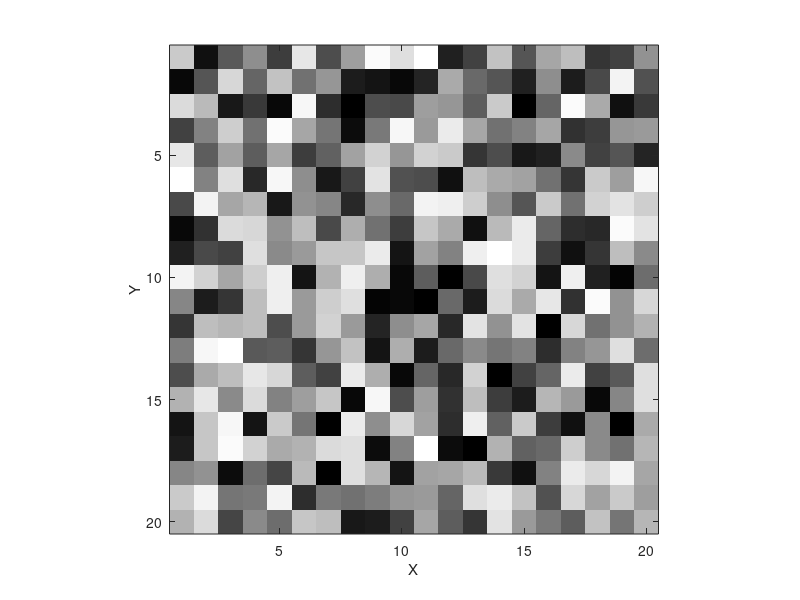

Reproduce this figure in MATLAB. (Note: this script raises an error after producing the figure.)
%
% Signal & Image Processing
% Assignment, week 1
% Casper B. Hansen, fvx507
%

%% assignment 1.1

figure(1);                              % start figure 1
img = rand(20);                         % generate greyscale image
imshow(img), imagesc(img);              % show and scale the image
axis image, xlabel('X'); ylabel('Y');   % set x and y axis labels

[y, x] = ginput(1);                     % take cursor input
img(uint8(x), uint8(y)) = 0;            % read position, set it to black

imshow(img), imagesc(img);              % show and scale the image
axis image, xlabel('X'); ylabel('Y');   % set x and y axis labels
clear all;                              % fixes title rewrite bug

%% assignment 1.2

img = imread('images/cell.tif');

subplot(1,3,1), imshow(img), title('imshow');
subplot(1,3,2), image(img), title('image');
subplot(1,3,3), imagesc(img), title('imagesc');
colormap(jet);

%% assignment 1.3

img = imread('images/cameraman.tif');   % read in grey-scale image

for bit = 1:8                               % loop through bits 1-8
    plane = bitget(img, bit);               % get bit plane at current
    subplot(2, 4, bit), imshow(plane, []);  % subplot current bit plane
    title(strcat('Bit', num2str(bit)))      % add title
end

%% assignment 1.4

img = imread('Profile.jpg');    % read in RGB image
hsv = rgb2hsv(img);
components = ['H', 'S', 'V'];   % define component array 

subplot(1,5,1), imshow(img); axis image; title('RGB');  % plot RGB
subplot(1,5,2), imshow(hsv); axis image; title('HSV');  % plot HSV
for c = 1:3
    subplot(1,5,c+2), imshow(hsv(:,:,c));               % plot component
    title(components(c));                               % component title
end

%% assignment 1.5

img = imread('Profile.jpg');        % read in RGB image

figure (1);      % figure 1, scaling
low = imresize(img, 0.1);           % scale by 0.08
squeeze = imresize(img, [64 128]);  % squeezed y-axis
upscale = imresize(low, 10);        % upscaled

subplot(1,3,1), imshow(low); axis image; title('Low Resolution');
subplot(1,3,2), imshow(squeeze); axis image; title('Squeezed');
subplot(1,3,3), imshow(upscale); axis image; title('Up-scaled');

figure (2);     % figure 1, interpolation
tic, nearest  = imresize(low, 10, 'nearest'); toc   % 6.830 ms
tic, bilinear = imresize(low, 10, 'bilinear'); toc  % 21.617 ms
tic, bicubic  = imresize(low, 10, 'bicubic'); toc   % 40.825 ms

subplot(1,3,1), imshow(nearest); axis image; title('Nearest');
subplot(1,3,2), imshow(bilinear); axis image; title('Bilinear');
subplot(1,3,3), imshow(bicubic); axis image; title('Bicubic');

%% assignment 1.6

img = imread('images/railway.png');     % read in an image
imfinfo('images/railway.png')
imtool(img)

%% assignment 1.7

A = imread('images/rice.png');
B = imread('images/cameraman.tif');
C = imadd(A, B); D = imadd(A, B, 'uint16');
E = imsubtract(A, B);

subplot(1,3,1), imagesc(C), axis image, title('imadd 8-bit');
subplot(1,3,2), imagesc(D), axis image, title('imadd 16-bit');
subplot(1,3,3), imagesc(E), axis image, title('imsubtract');

%% assignment 1.8

A = cell(1,10);
B = cell(1,9);

for i = 1:10
    if i < 10
        A{i} = imread(strcat('images/AT3_1m4_0', num2str(i), '.tif'))
    else
        A{i} = imread(strcat('images/AT3_1m4_', num2str(i), '.tif'))
    end
end

for i = 1:9
    img = imabsdiff(A{i}, A{i+1});
    subplot(2,5,i), imagesc(img), axis image;
end

%% assignment 1.9

A = imread('images/rice.png');
B = imread('images/cameraman.tif');
C = blend(A, B, 0.25, 0.75);

imshow(C), axis image;
